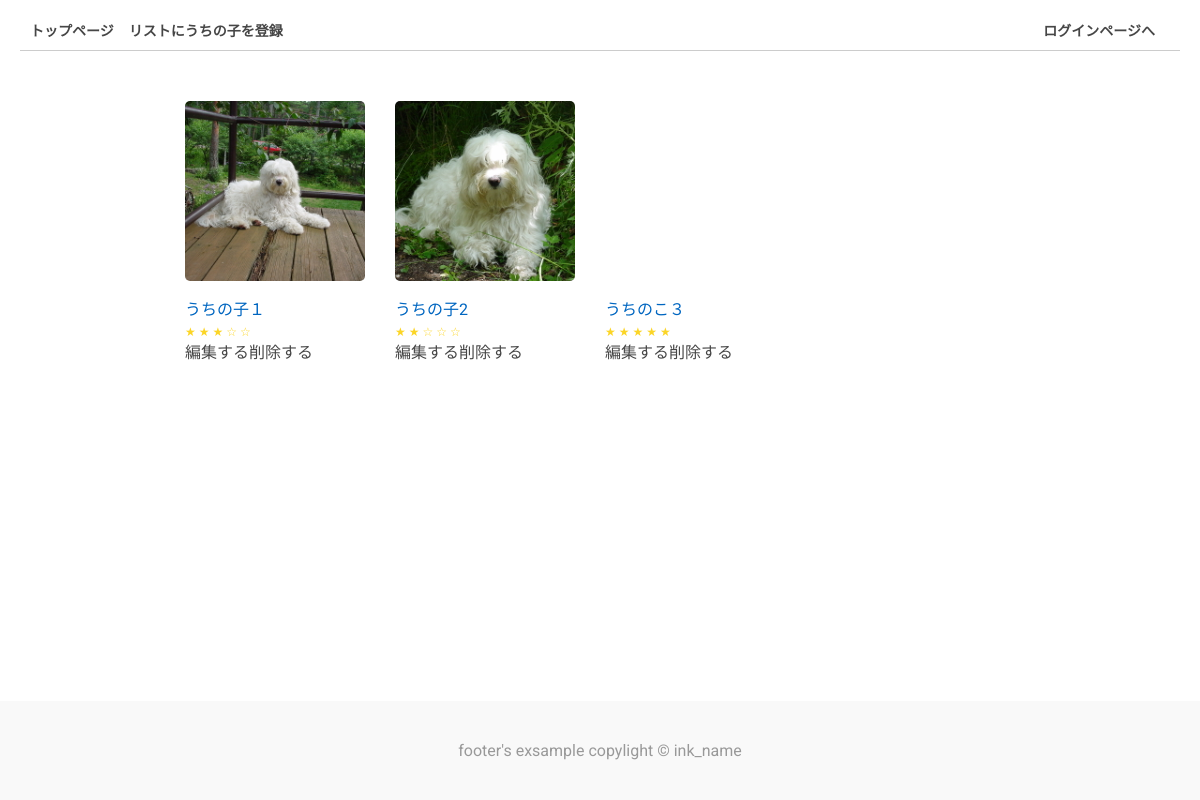
/admin/product_list.php, run on the app's committed database.
### tables this page shows
CREATE TABLE `product` (
  `id` int(11) NOT NULL,
  `name` text NOT NULL,
  `comment` text,
  `indate` datetime NOT NULL,
  `delete_flg` int(1) NOT NULL
);

### admin/product_list.php (the view, shortened to what this page needs)
<html>
<head>
    <link rel="stylesheet" href="/css/reset.css">
    <link rel="stylesheet" href="/css/index.css">
</head>
<body>
<div class="wraper">
<header>
	<?php include("../header.php") ?>
</header>
<main>
	<ul class="contsList">
<?php
$pdo = db_con();
$stmt = $pdo->prepare("SELECT count(*) FROM product");
$status = $stmt->execute();
if($status==false) {
	sqlError($stmt);
}else{
	$productCount = $stmt->fetchColumn();
}
$oneProStarCount = array();
for ($i=1; $i <= $productCount ; $i++) {
		$stmt = $pdo->prepare("SELECT count(*) FROM product_comment WHERE product_id=".$i);
		$status = $stmt->execute();
		if($status==false) {
		sqlError($stmt);
		}else{
		$count = $stmt->fetchColumn();
		}
		$starsum = 0;
		$stmt = $pdo->prepare("SELECT star FROM product_comment WHERE product_id=".$i);
		$status = $stmt->execute();
		if($status==false) {
			sqlError($stmt);
		}else{
			while( $result = $stmt->fetch(PDO::FETCH_ASSOC)){
				$starsum = $starsum+$result["star"];
			}
		}
		if($count!=0){
			$starCount = $starsum/$count;
		}else{
			$starCount = 5;
		}
		if($starCount>=5){
			$commentReputationOne = '★★★★★';
		}elseif($starCount>=4){
			$commentReputationOne = '★★★★☆';
		}elseif($starCount>=3){
			$commentReputationOne = '★★★☆☆';
		}elseif($starCount>=2){
			$commentReputationOne = '★★☆☆☆';
		}else{
			$commentReputationOne = '★☆☆☆☆';
		}
		$oneProStarCount[$i] = $commentReputationOne;
}
$stmt = $pdo->prepare("SELECT * FROM product");
$status = $stmt->execute();
$view="";
if($status==false) {
	sqlError($stmt);
}else{
	$s = 0;
	while( $result = $stmt->fetch(PDO::FETCH_ASSOC)){
	$s++;
	$view .= '<li><a href="product.php?id='.$result["id"].'">
					<div class="contImg" style="background:url(../img/img'.$result["id"].'.jpg) center no-repeat; background-size:cover;"></div>
					<div class="bottomBlk">
						<p class="name">'.$result["name"].'</p>
						<div class="reputation">'.$oneProStarCount[$s].'</div>
						<div><a href="product_update_view.php?id='.$result["id"].'">編集する</a><a href="product_delete.php?id='.$result["id"].'">削除する</a></div>
					</div>
			</a></li>';
	}
}
echo $view;
?>
	</ul>
</main>
<footer>
	<?php include("../footer.php") ?>
</footer>
</div>
</body>
</html>

### css/index.css (style rules this page uses)
.wraper { min-width: 900px; padding: 20px 20px 150px; font-size: 16px; color: #464646; font-family: 'Roboto',"游ゴシック体", YuGothic, "游ゴシック", "Yu Gothic", "メイリオ", sans-serif; position: relative; min-height: 100vh; box-sizing: border-box; }
main { padding: 0 10px; max-width: 850px; margin: auto; }
header { margin-bottom: 40px; padding: 0 10px 10px; font-size: 14px; font-weight: bold; border-bottom: solid 1px #ccc; }
footer { padding: 40px 0; text-align: center; position: absolute; bottom:0; left: 0; width: 100%; color: #999; background: #f9f9f9; }
.contsList { padding: 10px 0 10px 10px; display: flex; justify-content: flex-start; flex-wrap: wrap; }
.contsList>li { margin: 0 30px 40px 0; box-sizing: border-box; position: relative; }
.contsList>li>a { display: block; }
.contsList>li .contImg { height: 180px; width: 180px; background: #ccc; margin-bottom: 10px; border-radius: 5px; }
.contsList>li .bottomBlk { padding: 5px 0; }
.contsList>li .bottomBlk .name { color: #0066c0; margin-bottom: 5px; }
.contsList>li .bottomBlk .reputation { font-size: 12px; letter-spacing: 3px; color: #fbd527; }

### data on the page
product: shows a picture, name "うちの子１", s "★★★☆☆"
product: shows a picture, name "うちの子2", s "★★☆☆☆"
product: name "うちのこ３", s "★★★★★"
